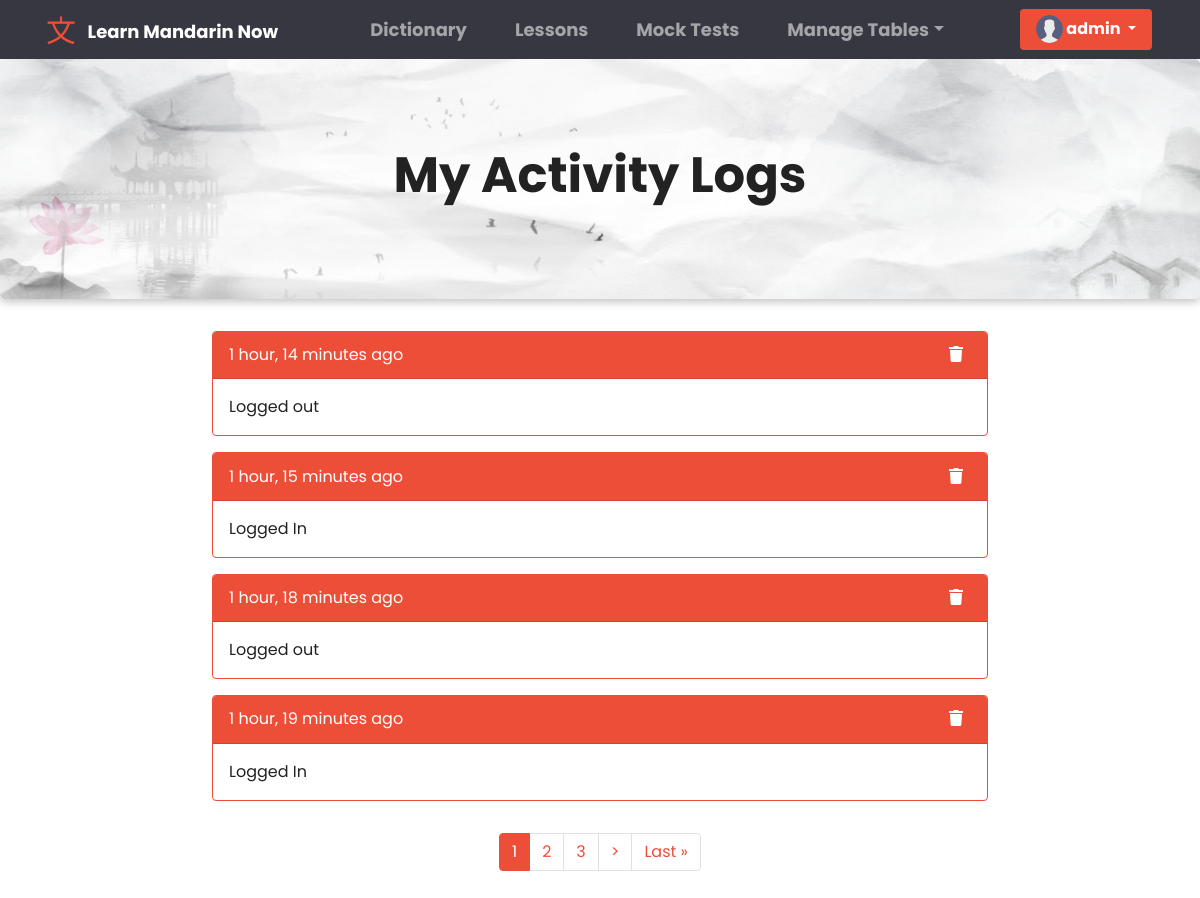
Page /my-activitylogs/ (signed in) on the earlier database version.
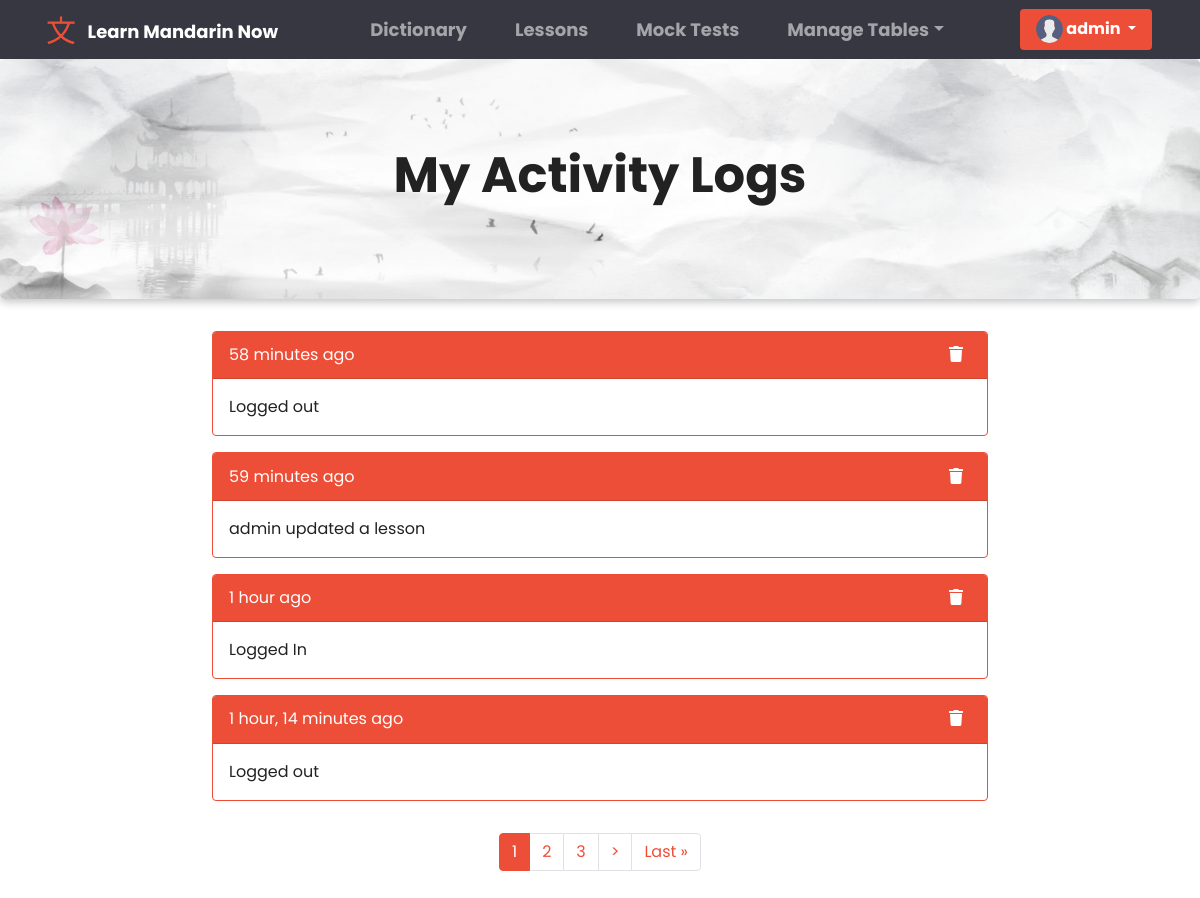
Same page on the later database version.
### base/models.py (models this page shows, shortened)
class ActivityLog(models.Model):
    user = models.ForeignKey(User, on_delete=models.CASCADE)
    action = models.CharField(max_length=200, null=True)
    time_stamp = models.DateTimeField(auto_now_add=True)
    class Meta:
        ordering = ['-time_stamp']

### base/views.py (the view)
# urls.py: path('my-activitylogs/', views.MyActivityLogs, name = 'my-activitylogs'),
@login_required(login_url='anonymous')
def MyActivityLogs(request):
    user = User.objects.get(id=request.user.id)
    activities = user.activitylog_set.all()
    if request.method == 'POST':
        activity = ActivityLog.objects.get(id = request.POST.get('id'))
        messages.info(request, f"{activity} is deleted.")
        activity.delete()
        return redirect('my-activitylogs')
    p = Paginator(activities, 4)
    page = request.GET.get('page')
    activities = p.get_page(page)
    context = {
        'activities' : activities,
    }
    return render(request, 'my_activitylogs.html', context)

### templates/my_activitylogs.html (shortened to what this page needs)
{% extends 'main.html' %}
{% block content %}
{% load static %}
<link rel="stylesheet" href="{% static 'css/dictionary.css' %}" />
<link rel="stylesheet" href="{% static 'css/table.css' %}" />
<div class="container-fluid">
    <div class="row" id="dictionary_header">
        <h1 class="text-center" id="head_Text">My Activity Logs</h1>
      </div>
    <div class="row justify-content-center">
        <div class="col col-lg-8">
            {% for log in activities %}
            <div class="card border-primary mb-3">
                <div class="card-header card_head_def" id="card_subhead">
                  {{log.time_stamp|timesince}} ago
                  <div style="float: right">
                    <a href="#" onclick="showDeleteModal('modal_logs' , '{{log.id}}')"
                      ><i class="fas fa-trash mx-2 sub_headIcon"></i
                    ></a>
                  </div>
                </div>
                <div class="card-body">
                 {{ log.action }}
                </div>
              </div>
            {% endfor %}
        </div>
    </div>
    <div class="row justify-content-center">
        <div class="col col-lg-6">
            <ul class="pagination justify-content-center">
              <div class="pagination px-3 py-3">
                {% for i in activities.paginator.page_range %}
                {% if activities.number == i %}
                <li class="page-item active"><a class="page-link" href="?page={{i}}">{{i}}</a></li>
                {% elif i > activities.number|add:'-3' and i < activities.number|add:'3' %}
                <li class="page-item"><a class="page-link" href="?page={{i}}">{{i}}</a></li>
                {% endif %}
                {% endfor %}
                {% if activities.has_next %}
                <li class="page-item"><a class="page-link" href="?page={{activities.next_page_number}}">&#62;</a></li>
                <li class="page-item"><a class="page-link" href="?page={{ activities.paginator.num_pages  }}">Last &raquo</a></li>
                {% endif %}
            </ul>
        </div>
      </div>
</div>
{% endblock content %}

Differences in the rows shown:
no longer on this page (row unchanged): ActivityLog: time_stamp "1 hour, 15 minutes", action "Logged In"
no longer on this page (row unchanged): ActivityLog: time_stamp "1 hour, 18 minutes", action "Logged out"
no longer on this page (row unchanged): ActivityLog: time_stamp "1 hour, 19 minutes", action "Logged In"
added ActivityLog: time_stamp "58 minutes", action "Logged out"
added ActivityLog: time_stamp "59 minutes", action "admin updated a lesson"
added ActivityLog: time_stamp "1 hour", action "Logged In"
